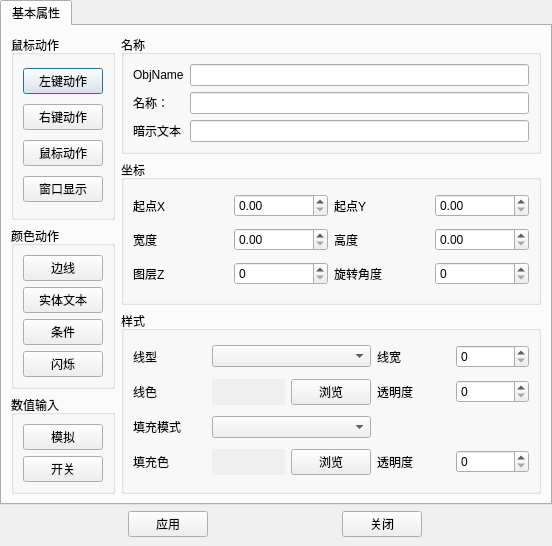
<?xml version="1.0" encoding="UTF-8"?>
<ui version="4.0">
 <class>AObjectAnimation</class>
 <widget class="QDialog" name="AObjectAnimation">
  <property name="geometry">
   <rect>
    <x>0</x>
    <y>0</y>
    <width>552</width>
    <height>480</height>
   </rect>
  </property>
  <property name="windowTitle">
   <string>设置属性</string>
  </property>
  <property name="styleSheet">
   <string notr="true"/>
  </property>
  <layout class="QVBoxLayout" name="verticalLayout_4">
   <property name="leftMargin">
    <number>0</number>
   </property>
   <property name="topMargin">
    <number>0</number>
   </property>
   <property name="rightMargin">
    <number>0</number>
   </property>
   <property name="bottomMargin">
    <number>0</number>
   </property>
   <item>
    <widget class="QTabWidget" name="tabWidget">
     <property name="currentIndex">
      <number>0</number>
     </property>
     <widget class="QWidget" name="tab_1">
      <attribute name="title">
       <string>基本属性</string>
      </attribute>
      <layout class="QGridLayout" name="gridLayout_4">
       <item row="0" column="0" rowspan="2">
        <widget class="QGroupBox" name="groupBox">
         <property name="title">
          <string>鼠标动作</string>
         </property>
         <layout class="QVBoxLayout" name="verticalLayout">
          <item>
           <widget class="QPushButton" name="pushButtonLeftAction">
            <property name="text">
             <string>左键动作</string>
            </property>
           </widget>
          </item>
          <item>
           <widget class="QPushButton" name="pushButtonRightAction">
            <property name="text">
             <string>右键动作</string>
            </property>
           </widget>
          </item>
          <item>
           <widget class="QPushButton" name="pushButtonMouseAction">
            <property name="text">
             <string>鼠标动作</string>
            </property>
           </widget>
          </item>
          <item>
           <widget class="QPushButton" name="pushButtonShowWindow">
            <property name="text">
             <string>窗口显示</string>
            </property>
           </widget>
          </item>
         </layout>
        </widget>
       </item>
       <item row="0" column="1">
        <widget class="QGroupBox" name="groupBox_6">
         <property name="title">
          <string>名称</string>
         </property>
         <layout class="QGridLayout" name="gridLayout_3">
          <item row="1" column="0">
           <widget class="QLabel" name="label_13">
            <property name="text">
             <string>名称：</string>
            </property>
           </widget>
          </item>
          <item row="2" column="1">
           <widget class="QLineEdit" name="lineEditHintText"/>
          </item>
          <item row="1" column="1">
           <widget class="QLineEdit" name="lineEditName"/>
          </item>
          <item row="2" column="0">
           <widget class="QLabel" name="label_17">
            <property name="text">
             <string>暗示文本</string>
            </property>
           </widget>
          </item>
          <item row="0" column="0">
           <widget class="QLabel" name="label_18">
            <property name="text">
             <string>ObjName</string>
            </property>
           </widget>
          </item>
          <item row="0" column="1">
           <widget class="QLineEdit" name="lineEditObjname"/>
          </item>
         </layout>
        </widget>
       </item>
       <item row="1" column="1" rowspan="2">
        <widget class="QGroupBox" name="groupBox_4">
         <property name="title">
          <string>坐标</string>
         </property>
         <layout class="QGridLayout" name="gridLayout">
          <item row="1" column="3">
           <widget class="QDoubleSpinBox" name="doubleSpinBoxHeight">
            <property name="maximum">
             <double>9999.989999999999782</double>
            </property>
           </widget>
          </item>
          <item row="1" column="1">
           <widget class="QDoubleSpinBox" name="doubleSpinBoxWidth">
            <property name="maximum">
             <double>9999.989999999999782</double>
            </property>
           </widget>
          </item>
          <item row="2" column="0">
           <widget class="QLabel" name="label_5">
            <property name="text">
             <string>图层Z</string>
            </property>
           </widget>
          </item>
          <item row="1" column="2">
           <widget class="QLabel" name="label_4">
            <property name="text">
             <string>高度</string>
            </property>
           </widget>
          </item>
          <item row="0" column="2">
           <widget class="QLabel" name="label_2">
            <property name="text">
             <string>起点Y</string>
            </property>
           </widget>
          </item>
          <item row="0" column="3">
           <widget class="QDoubleSpinBox" name="doubleSpinBoxStartY">
            <property name="maximum">
             <double>9999.989999999999782</double>
            </property>
           </widget>
          </item>
          <item row="1" column="0">
           <widget class="QLabel" name="label_3">
            <property name="text">
             <string>宽度</string>
            </property>
           </widget>
          </item>
          <item row="0" column="0">
           <widget class="QLabel" name="label">
            <property name="text">
             <string>起点X</string>
            </property>
           </widget>
          </item>
          <item row="0" column="1">
           <widget class="QDoubleSpinBox" name="doubleSpinBoxStartX">
            <property name="maximum">
             <double>9999.989999999999782</double>
            </property>
           </widget>
          </item>
          <item row="2" column="1">
           <widget class="QSpinBox" name="spinBoxLayerZ">
            <property name="maximum">
             <number>999</number>
            </property>
           </widget>
          </item>
          <item row="2" column="2">
           <widget class="QLabel" name="label_6">
            <property name="text">
             <string>旋转角度</string>
            </property>
           </widget>
          </item>
          <item row="2" column="3">
           <widget class="QSpinBox" name="spinBoxRotationAngle">
            <property name="maximum">
             <number>360</number>
            </property>
           </widget>
          </item>
         </layout>
        </widget>
       </item>
       <item row="2" column="0" rowspan="2">
        <widget class="QGroupBox" name="groupBox_2">
         <property name="title">
          <string>颜色动作</string>
         </property>
         <layout class="QVBoxLayout" name="verticalLayout_2">
          <item>
           <widget class="QPushButton" name="pushButtonLine">
            <property name="text">
             <string>边线</string>
            </property>
           </widget>
          </item>
          <item>
           <widget class="QPushButton" name="pushButtonBodyText">
            <property name="text">
             <string>实体文本</string>
            </property>
           </widget>
          </item>
          <item>
           <widget class="QPushButton" name="pushButtonCondition">
            <property name="text">
             <string>条件</string>
            </property>
           </widget>
          </item>
          <item>
           <widget class="QPushButton" name="pushButtonFlashing">
            <property name="text">
             <string>闪烁</string>
            </property>
           </widget>
          </item>
         </layout>
        </widget>
       </item>
       <item row="3" column="1" rowspan="2">
        <widget class="QGroupBox" name="groupBox_5">
         <property name="title">
          <string>样式</string>
         </property>
         <layout class="QGridLayout" name="gridLayout_2">
          <item row="1" column="1">
           <widget class="QLabel" name="labelLineColor">
            <property name="autoFillBackground">
             <bool>true</bool>
            </property>
            <property name="text">
             <string/>
            </property>
           </widget>
          </item>
          <item row="0" column="0">
           <widget class="QLabel" name="label_7">
            <property name="text">
             <string>线型</string>
            </property>
           </widget>
          </item>
          <item row="0" column="1" colspan="2">
           <widget class="QComboBox" name="comboBoxLineStyle"/>
          </item>
          <item row="0" column="4">
           <widget class="QLabel" name="label_8">
            <property name="text">
             <string>线宽</string>
            </property>
           </widget>
          </item>
          <item row="0" column="5">
           <widget class="QSpinBox" name="spinBoxLineWidth"/>
          </item>
          <item row="1" column="0">
           <widget class="QLabel" name="label_9">
            <property name="text">
             <string>线色</string>
            </property>
           </widget>
          </item>
          <item row="1" column="5">
           <widget class="QSpinBox" name="spinBoxLineAlpha">
            <property name="maximum">
             <number>255</number>
            </property>
           </widget>
          </item>
          <item row="1" column="4">
           <widget class="QLabel" name="label_11">
            <property name="text">
             <string>透明度</string>
            </property>
           </widget>
          </item>
          <item row="1" column="2">
           <widget class="QPushButton" name="pushButtonLineColor">
            <property name="text">
             <string>浏览</string>
            </property>
           </widget>
          </item>
          <item row="3" column="0">
           <widget class="QLabel" name="label_14">
            <property name="text">
             <string>填充色</string>
            </property>
           </widget>
          </item>
          <item row="3" column="1">
           <widget class="QLabel" name="labelBrushColor">
            <property name="autoFillBackground">
             <bool>true</bool>
            </property>
            <property name="text">
             <string/>
            </property>
           </widget>
          </item>
          <item row="3" column="2">
           <widget class="QPushButton" name="pushButtonBrushColor">
            <property name="text">
             <string>浏览</string>
            </property>
           </widget>
          </item>
          <item row="3" column="4">
           <widget class="QLabel" name="label_16">
            <property name="text">
             <string>透明度</string>
            </property>
           </widget>
          </item>
          <item row="3" column="5">
           <widget class="QSpinBox" name="spinBoxBrushAlpha">
            <property name="maximum">
             <number>255</number>
            </property>
           </widget>
          </item>
          <item row="2" column="0">
           <widget class="QLabel" name="label_12">
            <property name="text">
             <string>填充模式</string>
            </property>
           </widget>
          </item>
          <item row="2" column="1" colspan="2">
           <widget class="QComboBox" name="comboBoxBrushStyle"/>
          </item>
         </layout>
        </widget>
       </item>
       <item row="4" column="0">
        <widget class="QGroupBox" name="groupBox_3">
         <property name="title">
          <string>数值输入</string>
         </property>
         <layout class="QVBoxLayout" name="verticalLayout_3">
          <item>
           <widget class="QPushButton" name="pushButtonAnalog">
            <property name="text">
             <string>模拟</string>
            </property>
           </widget>
          </item>
          <item>
           <widget class="QPushButton" name="pushButtonOnOff">
            <property name="text">
             <string>开关</string>
            </property>
           </widget>
          </item>
         </layout>
        </widget>
       </item>
      </layout>
     </widget>
    </widget>
   </item>
   <item>
    <layout class="QHBoxLayout" name="horizontalLayout">
     <property name="bottomMargin">
      <number>9</number>
     </property>
     <item>
      <widget class="QPushButton" name="pushButtonOk">
       <property name="sizePolicy">
        <sizepolicy hsizetype="Fixed" vsizetype="Fixed">
         <horstretch>0</horstretch>
         <verstretch>0</verstretch>
        </sizepolicy>
       </property>
       <property name="text">
        <string>应用</string>
       </property>
      </widget>
     </item>
     <item>
      <widget class="QPushButton" name="pushButtonClose">
       <property name="sizePolicy">
        <sizepolicy hsizetype="Fixed" vsizetype="Fixed">
         <horstretch>0</horstretch>
         <verstretch>0</verstretch>
        </sizepolicy>
       </property>
       <property name="text">
        <string>关闭</string>
       </property>
      </widget>
     </item>
    </layout>
   </item>
  </layout>
 </widget>
 <resources/>
 <connections/>
</ui>
